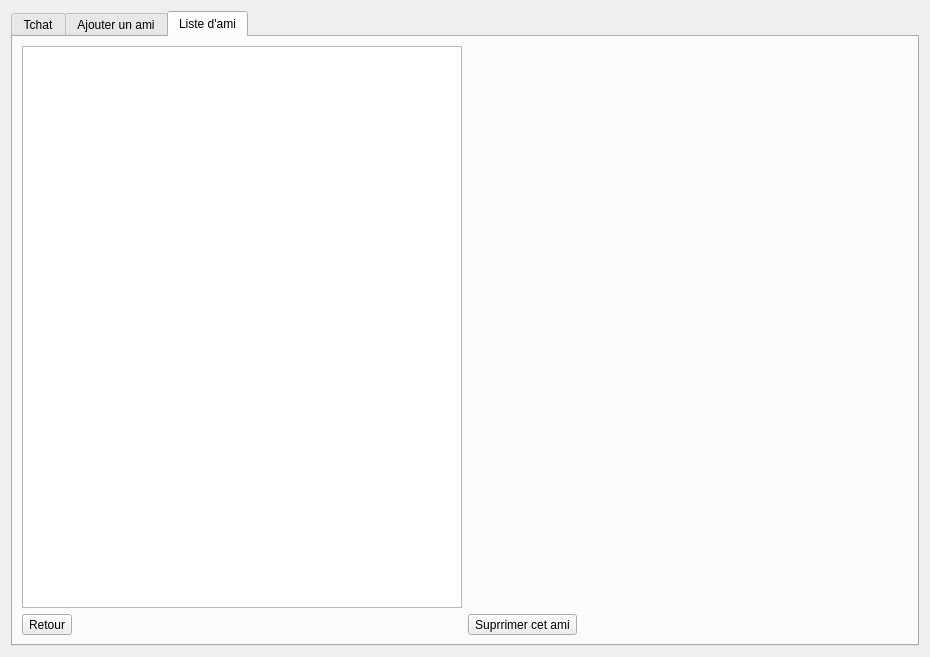
<?xml version="1.0" encoding="UTF-8"?>
<ui version="4.0">
 <class>AmisWidget</class>
 <widget class="QWidget" name="AmisWidget">
  <property name="geometry">
   <rect>
    <x>0</x>
    <y>0</y>
    <width>930</width>
    <height>657</height>
   </rect>
  </property>
  <property name="windowTitle">
   <string>Form</string>
  </property>
  <property name="styleSheet">
   <string notr="true"/>
  </property>
  <layout class="QHBoxLayout" name="horizontalLayout">
   <item>
    <widget class="QTabWidget" name="Tab_AmisWidget">
     <property name="styleSheet">
      <string notr="true"/>
     </property>
     <property name="currentIndex">
      <number>2</number>
     </property>
     <widget class="QWidget" name="tab_3">
      <attribute name="title">
       <string>Tchat</string>
      </attribute>
      <layout class="QVBoxLayout" name="verticalLayout">
       <item>
        <layout class="QGridLayout" name="gridLayout_3">
         <item row="9" column="0" alignment="Qt::AlignRight">
          <widget class="QToolButton" name="Return_From_TchatToolButton">
           <property name="styleSheet">
            <string notr="true"/>
           </property>
           <property name="text">
            <string>Retour</string>
           </property>
           <property name="icon">
            <iconset resource="../images_widget.qrc">
             <normaloff>:/icons/UI/Resources/left-arrow.png</normaloff>:/icons/UI/Resources/left-arrow.png</iconset>
           </property>
           <property name="iconSize">
            <size>
             <width>24</width>
             <height>24</height>
            </size>
           </property>
           <property name="toolButtonStyle">
            <enum>Qt::ToolButtonTextBesideIcon</enum>
           </property>
          </widget>
         </item>
         <item row="4" column="0">
          <spacer name="verticalSpacer_6">
           <property name="orientation">
            <enum>Qt::Vertical</enum>
           </property>
           <property name="sizeHint" stdset="0">
            <size>
             <width>20</width>
             <height>40</height>
            </size>
           </property>
          </spacer>
         </item>
         <item row="8" column="0">
          <spacer name="verticalSpacer_5">
           <property name="orientation">
            <enum>Qt::Vertical</enum>
           </property>
           <property name="sizeHint" stdset="0">
            <size>
             <width>20</width>
             <height>40</height>
            </size>
           </property>
          </spacer>
         </item>
         <item row="2" column="0">
          <widget class="QComboBox" name="Tchat_ListcomboBox">
           <property name="styleSheet">
            <string notr="true"/>
           </property>
           <item>
            <property name="text">
             <string>ismaroco</string>
            </property>
           </item>
           <item>
            <property name="text">
             <string>Simon</string>
            </property>
           </item>
           <item>
            <property name="text">
             <string>Emma</string>
            </property>
           </item>
           <item>
            <property name="text">
             <string>Morty</string>
            </property>
           </item>
           <item>
            <property name="text">
             <string>Michel</string>
            </property>
           </item>
          </widget>
         </item>
         <item row="0" column="0">
          <spacer name="verticalSpacer_4">
           <property name="orientation">
            <enum>Qt::Vertical</enum>
           </property>
           <property name="sizeHint" stdset="0">
            <size>
             <width>20</width>
             <height>40</height>
            </size>
           </property>
          </spacer>
         </item>
         <item row="6" column="0">
          <widget class="QLineEdit" name="Tchat_input_lineEdit">
           <property name="styleSheet">
            <string notr="true"/>
           </property>
           <property name="placeholderText">
            <string>Ecrivez votre message</string>
           </property>
          </widget>
         </item>
         <item row="1" column="0">
          <widget class="QLabel" name="Tchat_chix_amiLabel">
           <property name="text">
            <string>À qui écrire ?</string>
           </property>
          </widget>
         </item>
         <item row="5" column="0">
          <widget class="QPlainTextEdit" name="Tchat_display_plainTextEdit">
           <property name="styleSheet">
            <string notr="true"/>
           </property>
           <property name="plainText">
            <string>zieef
z
fzefzef
zef
zef
zef
zf
z
efz
f
zg
z
g
zget

z
h
t
r
h</string>
           </property>
           <property name="cursorWidth">
            <number>0</number>
           </property>
           <property name="textInteractionFlags">
            <set>Qt::TextSelectableByKeyboard|Qt::TextSelectableByMouse</set>
           </property>
          </widget>
         </item>
         <item row="7" column="0">
          <widget class="QToolButton" name="Send_MessageToolButton">
           <property name="styleSheet">
            <string notr="true"/>
           </property>
           <property name="text">
            <string>Envoyer</string>
           </property>
           <property name="icon">
            <iconset resource="../images_widget.qrc">
             <normaloff>:/icons/UI/Resources/login.png</normaloff>:/icons/UI/Resources/login.png</iconset>
           </property>
           <property name="iconSize">
            <size>
             <width>24</width>
             <height>24</height>
            </size>
           </property>
           <property name="toolButtonStyle">
            <enum>Qt::ToolButtonTextBesideIcon</enum>
           </property>
          </widget>
         </item>
        </layout>
       </item>
      </layout>
     </widget>
     <widget class="QWidget" name="tab_2">
      <attribute name="title">
       <string>Ajouter un ami</string>
      </attribute>
      <layout class="QHBoxLayout" name="horizontalLayout_2">
       <item>
        <layout class="QGridLayout" name="Ajouter_Ami_gridLayout">
         <item row="1" column="0">
          <spacer name="horizontalSpacer_2">
           <property name="orientation">
            <enum>Qt::Horizontal</enum>
           </property>
           <property name="sizeHint" stdset="0">
            <size>
             <width>40</width>
             <height>20</height>
            </size>
           </property>
          </spacer>
         </item>
         <item row="1" column="1">
          <widget class="QLabel" name="Ajouter_AmiLabel">
           <property name="text">
            <string>Entrez le pseudo de votre ami </string>
           </property>
          </widget>
         </item>
         <item row="0" column="1">
          <spacer name="verticalSpacer">
           <property name="orientation">
            <enum>Qt::Vertical</enum>
           </property>
           <property name="sizeHint" stdset="0">
            <size>
             <width>20</width>
             <height>40</height>
            </size>
           </property>
          </spacer>
         </item>
         <item row="4" column="2">
          <spacer name="verticalSpacer_2">
           <property name="orientation">
            <enum>Qt::Vertical</enum>
           </property>
           <property name="sizeHint" stdset="0">
            <size>
             <width>20</width>
             <height>40</height>
            </size>
           </property>
          </spacer>
         </item>
         <item row="2" column="4">
          <widget class="QToolButton" name="Ajouter_AmiToolButton">
           <property name="styleSheet">
            <string notr="true"/>
           </property>
           <property name="text">
            <string>Confirmer</string>
           </property>
           <property name="icon">
            <iconset resource="../images_widget.qrc">
             <normaloff>:/icons/UI/Resources/login.png</normaloff>:/icons/UI/Resources/login.png</iconset>
           </property>
           <property name="iconSize">
            <size>
             <width>24</width>
             <height>24</height>
            </size>
           </property>
           <property name="toolButtonStyle">
            <enum>Qt::ToolButtonTextBesideIcon</enum>
           </property>
          </widget>
         </item>
         <item row="2" column="2">
          <spacer name="verticalSpacer_3">
           <property name="orientation">
            <enum>Qt::Vertical</enum>
           </property>
           <property name="sizeHint" stdset="0">
            <size>
             <width>20</width>
             <height>40</height>
            </size>
           </property>
          </spacer>
         </item>
         <item row="1" column="5">
          <spacer name="horizontalSpacer">
           <property name="orientation">
            <enum>Qt::Horizontal</enum>
           </property>
           <property name="sizeHint" stdset="0">
            <size>
             <width>40</width>
             <height>20</height>
            </size>
           </property>
          </spacer>
         </item>
         <item row="2" column="3">
          <spacer name="horizontalSpacer_3">
           <property name="orientation">
            <enum>Qt::Horizontal</enum>
           </property>
           <property name="sizeHint" stdset="0">
            <size>
             <width>40</width>
             <height>20</height>
            </size>
           </property>
          </spacer>
         </item>
         <item row="1" column="2" colspan="3">
          <widget class="QLineEdit" name="Ajouter_AmiLineEdit">
           <property name="styleSheet">
            <string notr="true"/>
           </property>
           <property name="maxLength">
            <number>25</number>
           </property>
           <property name="placeholderText">
            <string>Votre ami</string>
           </property>
          </widget>
         </item>
         <item row="2" column="1">
          <widget class="QToolButton" name="Return_From_AddFriendToolButton">
           <property name="styleSheet">
            <string notr="true"/>
           </property>
           <property name="text">
            <string>Retour</string>
           </property>
           <property name="icon">
            <iconset resource="../images_widget.qrc">
             <normaloff>:/icons/UI/Resources/left-arrow.png</normaloff>:/icons/UI/Resources/left-arrow.png</iconset>
           </property>
           <property name="iconSize">
            <size>
             <width>24</width>
             <height>24</height>
            </size>
           </property>
           <property name="toolButtonStyle">
            <enum>Qt::ToolButtonTextBesideIcon</enum>
           </property>
          </widget>
         </item>
        </layout>
       </item>
      </layout>
     </widget>
     <widget class="QWidget" name="List_AmiTab">
      <attribute name="title">
       <string>Liste d'ami</string>
      </attribute>
      <layout class="QHBoxLayout" name="horizontalLayout_3">
       <item>
        <layout class="QGridLayout" name="gridLayout">
         <item row="0" column="0">
          <widget class="QListWidget" name="List_FriendListWidget"/>
         </item>
         <item row="1" column="0">
          <widget class="QToolButton" name="Return_FromListAmiToolButton">
           <property name="text">
            <string>Retour</string>
           </property>
           <property name="icon">
            <iconset resource="../images_widget.qrc">
             <normaloff>:/icons/UI/Resources/left-arrow.png</normaloff>:/icons/UI/Resources/left-arrow.png</iconset>
           </property>
           <property name="iconSize">
            <size>
             <width>24</width>
             <height>24</height>
            </size>
           </property>
           <property name="toolButtonStyle">
            <enum>Qt::ToolButtonTextBesideIcon</enum>
           </property>
          </widget>
         </item>
         <item row="1" column="1">
          <widget class="QToolButton" name="Delete_FriendToolButton">
           <property name="text">
            <string>Suprrimer cet ami</string>
           </property>
           <property name="icon">
            <iconset resource="../images_widget.qrc">
             <normaloff>:/icons/UI/Resources/delete.png</normaloff>:/icons/UI/Resources/delete.png</iconset>
           </property>
           <property name="iconSize">
            <size>
             <width>24</width>
             <height>24</height>
            </size>
           </property>
           <property name="toolButtonStyle">
            <enum>Qt::ToolButtonTextBesideIcon</enum>
           </property>
          </widget>
         </item>
         <item row="0" column="1">
          <spacer name="horizontalSpacer_4">
           <property name="orientation">
            <enum>Qt::Horizontal</enum>
           </property>
           <property name="sizeHint" stdset="0">
            <size>
             <width>40</width>
             <height>20</height>
            </size>
           </property>
          </spacer>
         </item>
        </layout>
       </item>
      </layout>
     </widget>
    </widget>
   </item>
  </layout>
 </widget>
 <resources>
  <include location="../images_widget.qrc"/>
 </resources>
 <connections/>
</ui>
